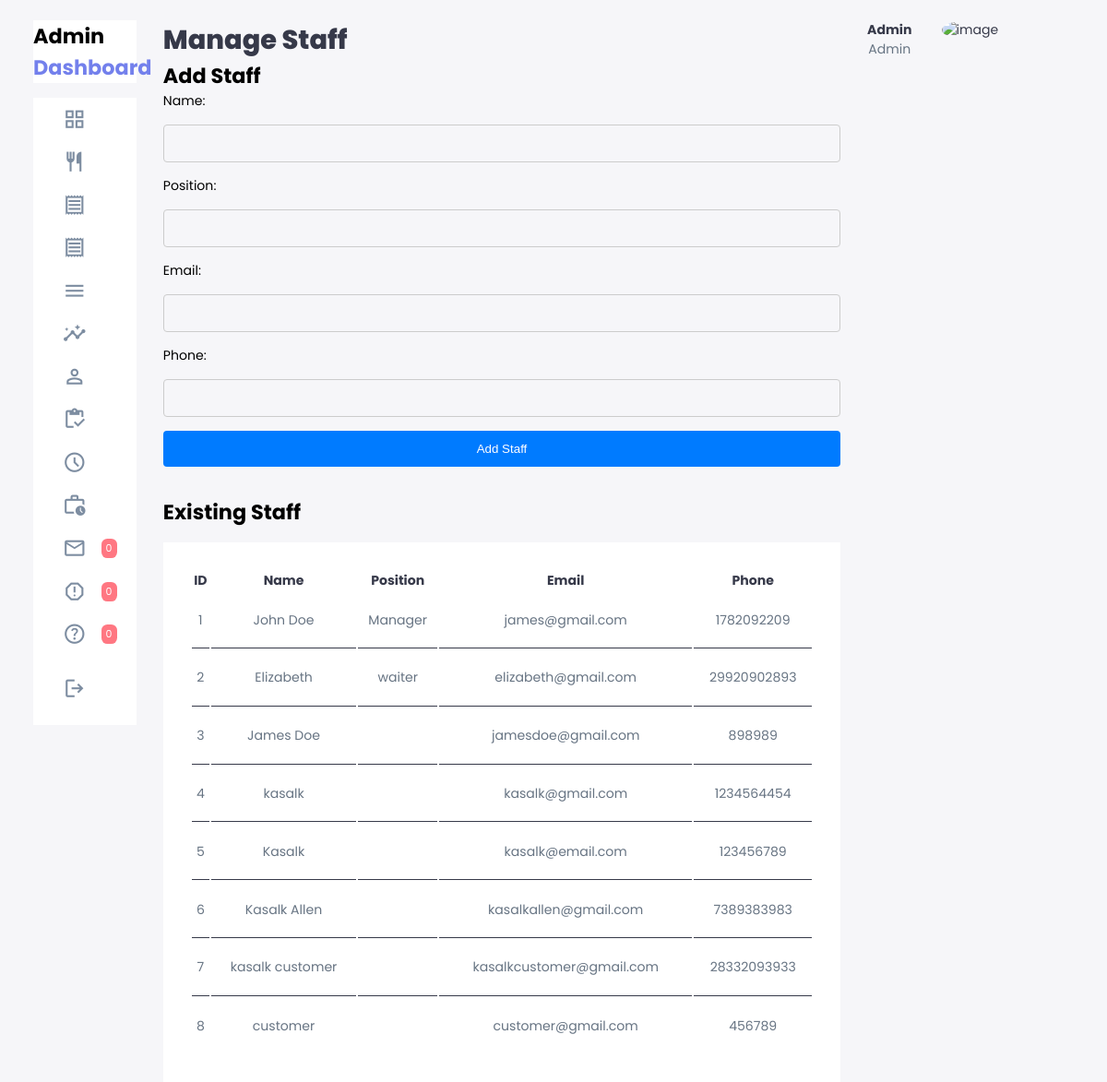
The app's page /admin/staffs.php (signed in) with its own data.
### tables this page shows
CREATE TABLE `users` (
  `id` int(11) NOT NULL,
  `full_name` varchar(255) NOT NULL,
  `email` varchar(255) NOT NULL,
  `password` varchar(255) NOT NULL,
  `phone_number` varchar(15) DEFAULT NULL,
  `address` text DEFAULT NULL,
  `position` varchar(200) NOT NULL,
  `role` enum('Customer','Staff','Admin') DEFAULT 'Customer',
  `created_at` timestamp NOT NULL DEFAULT current_timestamp(),
  `updated_at` timestamp NOT NULL DEFAULT current_timestamp() ON UPDATE current_timestamp()
);

### admin/staffs.php (the view, shortened to what this page needs)
<?php
require_once '../config/database.php';
?>
<!DOCTYPE html>
<html lang="en">
<?php
    require_once './includes/header.php';
?>
<body>
    <div class="container">
        <?php require_once './includes/sidenav.php'; ?>
        <main>
            <h1>Manage Staff</h1>
            <div class="add-table-form" style="width: 100%;">
                <h2>Add Staff</h2>
                <form method="POST" style="display: flex; flex-direction: column; gap: 15px;">
                    <label for="staff_name">Name:</label>
                    <input
                        type="text"
                        id="staff_name"
                        name="staff_name"
                        required
                        style="padding: 12px; border: 1px solid #ccc; border-radius: 4px;">
                    <label for="position">Position:</label>
                    <input
                        type="text"
                        id="position"
                        name="position"
                        required
                        style="padding: 12px; border: 1px solid #ccc; border-radius: 4px;">
                    <label for="email">Email:</label>
                    <input
                        type="email"
                        id="email"
                        name="email"
                        required
                        style="padding: 12px; border: 1px solid #ccc; border-radius: 4px;">
                    <label for="phone">Phone:</label>
                    <input
                        type="tel"
                        id="phone"
                        name="phone"
                        required
                        style="padding: 12px; border: 1px solid #ccc; border-radius: 4px;">
                    <button
                        type="submit"
                        name="addStaff"
                        style="padding: 12px; background-color: #007bff; color: white; border: none; border-radius: 4px;">
                        Add Staff
                    </button>
                </form>
            </div>
            <div class="recent-order">
                <h2>Existing Staff</h2>
                <table>
                    <thead>
                        <tr>
                            <th>ID</th>
                            <th>Name</th>
                            <th>Position</th>
                            <th>Email</th>
                            <th>Phone</th>
                        </tr>
                    </thead>
                    <tbody>
                        <?php
                        $query = "SELECT id, full_name, position, email, phone_number FROM users";
                        $result = $mysqli->query($query);
                        if ($result->num_rows > 0) {
                            while ($row = $result->fetch_assoc()) { ?>
                                <tr>
                                    <td><?php echo htmlspecialchars($row['id']); ?></td>
                                    <td><?php echo htmlspecialchars($row['full_name']); ?></td>
                                    <td><?php echo htmlspecialchars($row['position']); ?></td>
                                    <td><?php echo htmlspecialchars($row['email']); ?></td>
                                    <td><?php echo htmlspecialchars($row['phone_number']); ?></td>
                                </tr>
                            <?php }
                        } else {
                            echo "<tr><td colspan='5'>No staff members found.</td></tr>";
                        }
                        ?>
                    </tbody>
                </table>
            </div>
        </main>
        <?php require_once './includes/right-sidenav.php'; ?>
    </div>
</body>
</html>

### public/assets/css/admin.css (style rules this page uses)
:root { --clr-primary: #7380ec; --clr-danger: #ff7782; --clr-success: #41f1b6; --clr-white: #fff; --clr-info-dark: #7d8da1; --clr-info-light: #dce1eb; --clr-dark: #363949; --clr-warning: #ff4edc; --clr-light: rgba(132, 139, 200, 0.18); --clr-primary-variant: #111e88; --clr-dark-variant: #677483; --clr-color-background: #f6f6f9; --card-border-radius: 2rem; --border-radius-1: 0.4rem; --border-radius-2: 0.8rem; --border-radius-3: 1.2rem; --card-padding: 1.8rem; --padding-1: 1.2rem; --box-shadow: 0 2rem 3rem var(--clr-light); }
* { margin: 0; padding: 0; box-sizing: border-box; text-decoration: none; border: none; list-style: none; appearance: none; }
body { font-family: 'Poppins', sans-serif; width: 100vw; height: 100vh; font-size: .88rem; user-select: none; overflow-x: hidden; background: var(--clr-color-background); }
.container { display: grid; grid-template-columns: 14rem auto 14rem; width: 96%; gap: 1.8rem; margin: 0 auto; }
h1 { font-weight: 800; font-size: 1.8rem; }
h2 { font-size: 1.4rem; }
main { margin-top: 1.4rem; width: auto; }
main input { background-color: transparent; border: none; outline: none; color: var(--clr-dark); }
main h1 { color: var(--clr-dark); }
main .recent-order { margin-top: 2rem; }
main .recent-order table { background-color: var(--clr-white); width: 100%; padding: var(--card-padding); text-align: center; transition: all .3s ease; color: var(--clr-dark); margin-top: 1rem; }
main table tbody tr { height: 3.8rem; border-bottom: 1px solid var(--clr-white); color: var(--clr-dark-variant); }
main table tbody tr:last-child td { border: none; }
main table tbody td { height: 3.8rem; border-bottom: 1px solid var(--clr-dark); }
@media screen and (max-width: 1200px) { .container { width: 94%; grid-template-columns: 7rem auto 14rem; } }
button { padding: .5rem .75rem; cursor: pointer; }

### records on screen
users: id "1", full_name "John Doe", position "Manager", email "james@gmail.com", phone_number "1782092209"
users: id "2", full_name "Elizabeth", position "waiter", email "elizabeth@gmail.com", phone_number "29920902893"
users: id "3", full_name "James Doe", email "jamesdoe@gmail.com", phone_number "898989"
users: id "4", full_name "kasalk", email "kasalk@gmail.com", phone_number "1234564454"
users: id "5", full_name "Kasalk", email "kasalk@email.com", phone_number "123456789"
users: id "6", full_name "Kasalk Allen", email "kasalkallen@gmail.com", phone_number "7389383983"
users: id "7", full_name "kasalk customer", email "kasalkcustomer@gmail.com", phone_number "28332093933"
users: id "8", full_name "customer", email "customer@gmail.com", phone_number "456789"

### other values on screen
$support_count "0"
$feedback_count "0"
